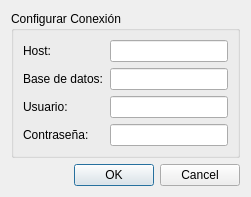
<?xml version="1.0" encoding="UTF-8"?>
<ui version="4.0">
 <class>dbSettingsDialog</class>
 <widget class="QDialog" name="dbSettingsDialog">
  <property name="geometry">
   <rect>
    <x>0</x>
    <y>0</y>
    <width>251</width>
    <height>197</height>
   </rect>
  </property>
  <property name="windowTitle">
   <string>Dialog</string>
  </property>
  <layout class="QVBoxLayout" name="verticalLayout_2">
   <item>
    <widget class="QGroupBox" name="groupBox">
     <property name="title">
      <string>Configurar Conexión</string>
     </property>
     <layout class="QVBoxLayout" name="verticalLayout">
      <item>
       <layout class="QFormLayout" name="formLayout">
        <item row="0" column="0">
         <widget class="QLabel" name="label">
          <property name="text">
           <string>Host:</string>
          </property>
         </widget>
        </item>
        <item row="0" column="1">
         <widget class="QLineEdit" name="hostEdit"/>
        </item>
        <item row="1" column="0">
         <widget class="QLabel" name="label_2">
          <property name="text">
           <string>Base de datos:</string>
          </property>
         </widget>
        </item>
        <item row="1" column="1">
         <widget class="QLineEdit" name="dbNameEdit"/>
        </item>
        <item row="2" column="0">
         <widget class="QLabel" name="label_3">
          <property name="text">
           <string>Usuario:</string>
          </property>
         </widget>
        </item>
        <item row="2" column="1">
         <widget class="QLineEdit" name="userEdit"/>
        </item>
        <item row="3" column="0">
         <widget class="QLabel" name="label_4">
          <property name="text">
           <string>Contraseña:</string>
          </property>
         </widget>
        </item>
        <item row="3" column="1">
         <widget class="QLineEdit" name="passwordEdit">
          <property name="echoMode">
           <enum>QLineEdit::Password</enum>
          </property>
         </widget>
        </item>
       </layout>
      </item>
     </layout>
    </widget>
   </item>
   <item>
    <widget class="QDialogButtonBox" name="buttonBox">
     <property name="orientation">
      <enum>Qt::Horizontal</enum>
     </property>
     <property name="standardButtons">
      <set>QDialogButtonBox::Cancel|QDialogButtonBox::Ok</set>
     </property>
    </widget>
   </item>
  </layout>
 </widget>
 <resources/>
 <connections>
  <connection>
   <sender>buttonBox</sender>
   <signal>accepted()</signal>
   <receiver>dbSettingsDialog</receiver>
   <slot>accept()</slot>
   <hints>
    <hint type="sourcelabel">
     <x>248</x>
     <y>254</y>
    </hint>
    <hint type="destinationlabel">
     <x>157</x>
     <y>274</y>
    </hint>
   </hints>
  </connection>
  <connection>
   <sender>buttonBox</sender>
   <signal>rejected()</signal>
   <receiver>dbSettingsDialog</receiver>
   <slot>reject()</slot>
   <hints>
    <hint type="sourcelabel">
     <x>316</x>
     <y>260</y>
    </hint>
    <hint type="destinationlabel">
     <x>286</x>
     <y>274</y>
    </hint>
   </hints>
  </connection>
 </connections>
</ui>
